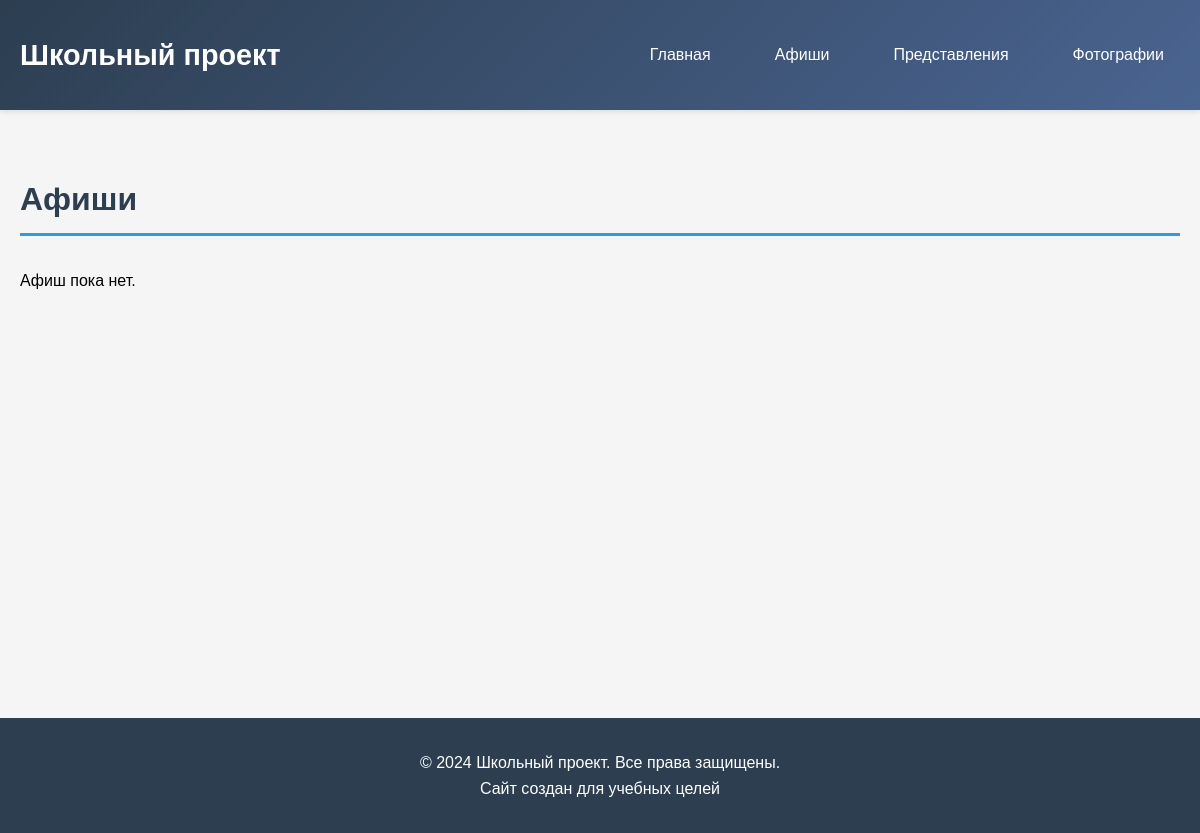
Before: /posters/ with the older database file.
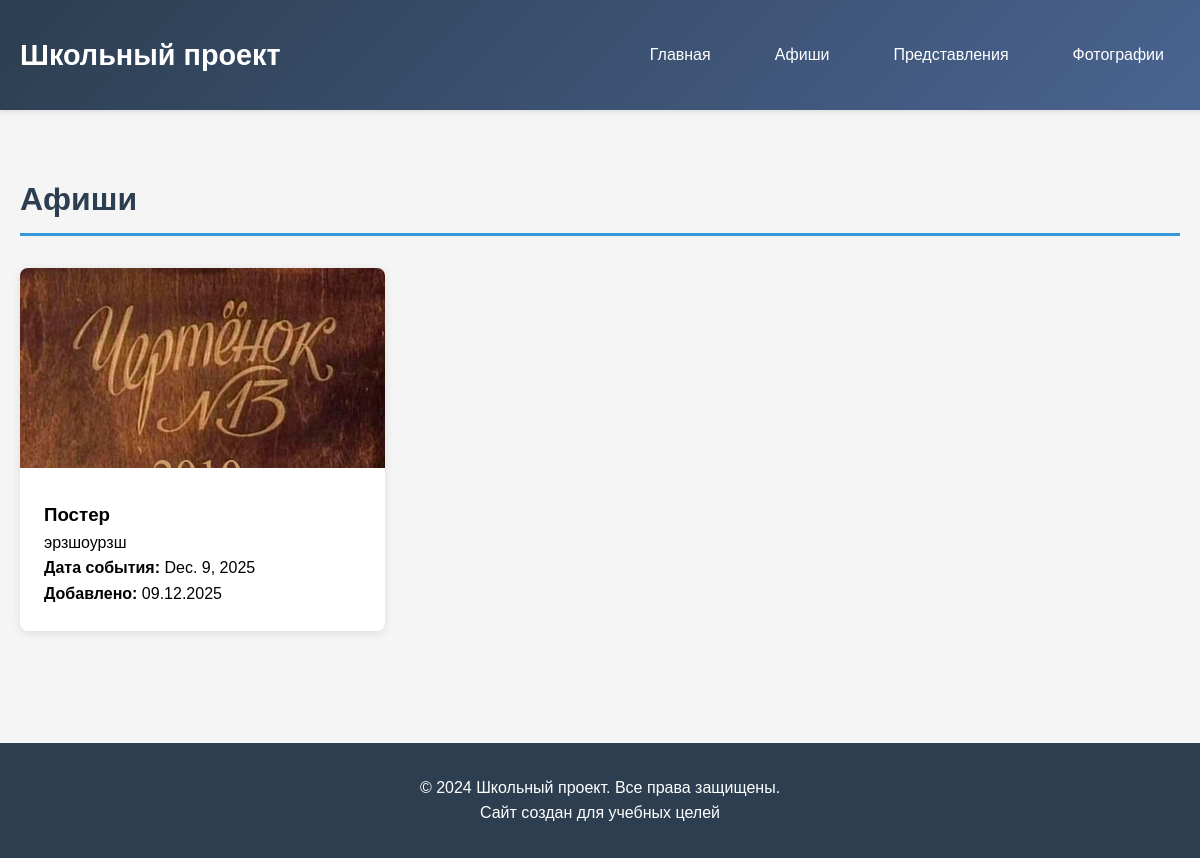
After: the same page with the newer database file.
### culture/models.py (models this page shows, shortened)
class Poster(models.Model):
    title = models.CharField(max_length=200)
    image = models.ImageField(upload_to='posters/')
    description = models.TextField()
    date = models.DateField()
    created_at = models.DateTimeField(default=timezone.now)

### culture/views.py (the view)
# urls.py: path('posters/', views.posters_list, name='posters'),
def posters_list(request):
    posters = Poster.objects.all().order_by('-date')
    return render(request, 'culture/posters.html', {'posters': posters})

### culture/templates/culture/posters.html
{% extends 'culture/base.html' %}
{% block content %}
    <h1 class="section-title">Афиши</h1>
    <div class="grid">
        {% for poster in posters %}
        <div class="card">
            {% if poster.image %}
            <img src="{{ poster.image.url }}" alt="{{ poster.title }}">
            {% endif %}
            <div class="card-content">
                <h3>{{ poster.title }}</h3>
                <p>{{ poster.description }}</p>
                <p><strong>Дата события:</strong> {{ poster.date }}</p>
                <p><strong>Добавлено:</strong> {{ poster.created_at|date:"d.m.Y" }}</p>
            </div>
        </div>
        {% empty %}
        <p>Афиш пока нет.</p>
        {% endfor %}
    </div>
{% endblock %}

Changed rows visible on the page:
added Poster: image (picture), title "Постер", description "эрзшоурзш", date "Dec. 9, 2025", created_at "09.12.2025"
Other visible differences:
text no longer shown: "Афиш пока нет."
